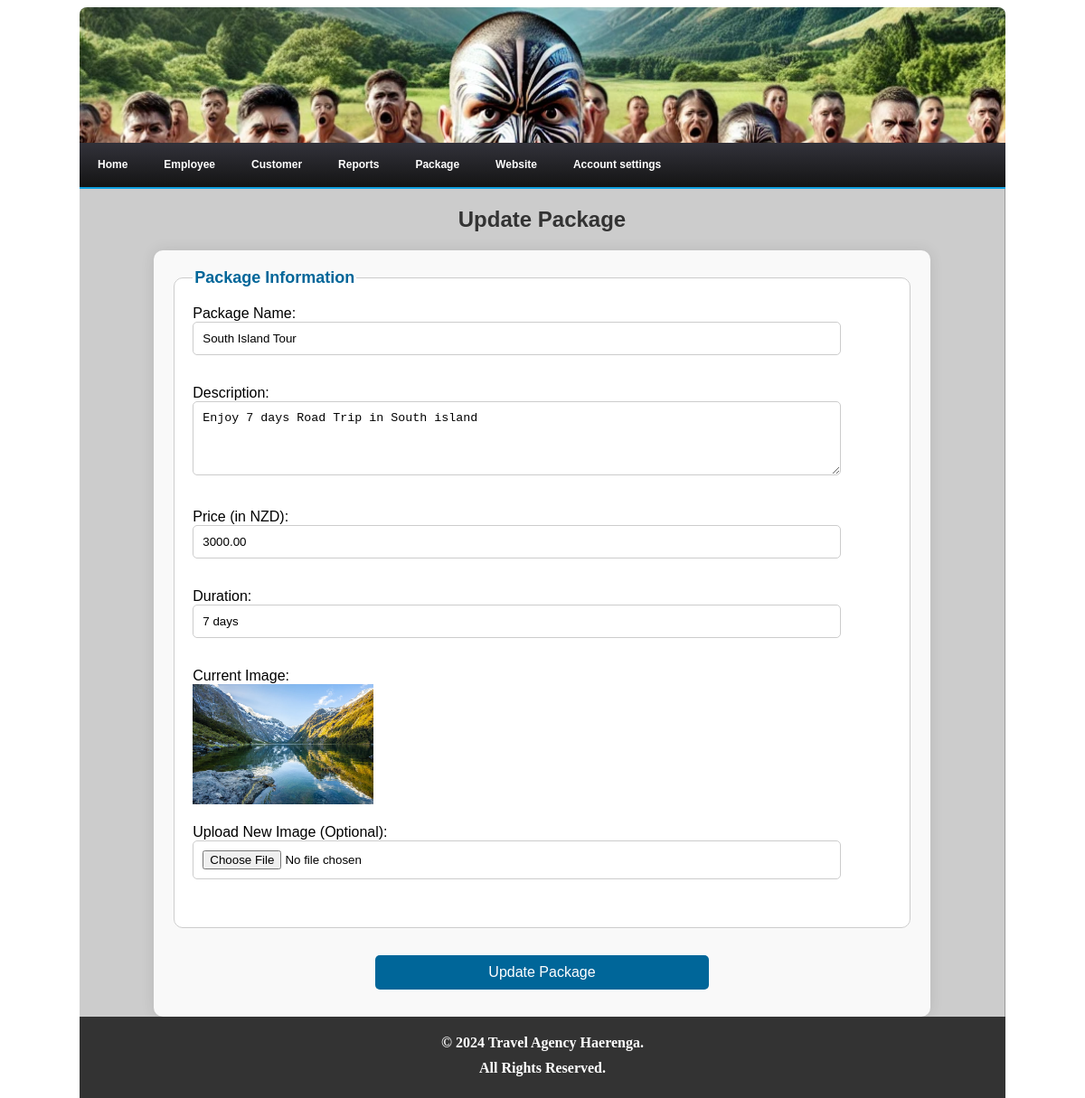
/admin/package_update.php?id=1 (signed in), run on the app's committed database.
### tables this page shows
CREATE TABLE package (
    package_id INT AUTO_INCREMENT PRIMARY KEY,
    package_name VARCHAR(255) NOT NULL,
    description TEXT,
    price DECIMAL(10, 2),
    picture varchar(100) NOT NULL,
    duration VARCHAR(100)
);

### admin/package_update.php (the view, shortened to what this page needs)
<!DOCTYPE html>
<html lang="en">
<head>
    <link href="../onlinetravelagency/admin/datepicker/core.css" rel="stylesheet" type="text/css" />
    <link href="../onlinetravelagency/admin/datepicker/jquery-ui-1.8.16.custom.css" rel="stylesheet" type="text/css" />
</head>
<body>
    <?php require('header.php'); ?>
    <h2 class="ph">Update Package</h2>
    <div class="form-container">
        <?php
        include("connection/connection.php");
        $package_id = $_GET['id'];
        $query = "SELECT * FROM package WHERE package_id = $package_id";
        $result = mysqli_query($con, $query);
        $row = mysqli_fetch_assoc($result);
        if ($row) {
            $package_name = $row['package_name'];
            $description = $row['description'];
            $price = $row['price'];
            $duration = $row['duration'];
            $picture = $row['picture'];
        } else {
            echo "Package not found.";
            exit();
        }
        ?>
        <form name="packageForm" method="post" action="package_update.php?id=<?php echo $package_id; ?>" enctype="multipart/form-data">
            <fieldset>
                <legend>Package Information</legend>
                <label for="package_name">Package Name:</label><br>
                <input type="text" name="package_name" id="package_name" value="<?php echo $package_name; ?>" required><br><br>
                <label for="description">Description:</label><br>
                <textarea name="description" id="description" rows="4" required><?php echo $description; ?></textarea><br><br>
                <label for="price">Price (in NZD):</label><br>
                <input type="number" name="price" id="price" step="0.01" value="<?php echo $price; ?>" required><br><br>
                <label for="duration">Duration:</label><br>
                <input type="text" name="duration" id="duration" value="<?php echo $duration; ?>" required><br><br>
                <label for="picture">Current Image:</label><br>
                <img src="<?php echo $picture; ?>" width="200"><br><br>
                <label for="new_picture">Upload New Image (Optional):</label><br>
                <input type="file" name="new_picture" id="new_picture"><br><br>
            </fieldset>
            <div class="form-buttons">
                <input type="submit" name="updatePackage" value="Update Package">
            </div>
        </form>
    </div>
    <?php include('footer.php'); ?>
</body>
</html>

### admin/package_update.php (style rules this page uses)
.form-container { width: 80%; margin: 0 auto; background-color: #f9f9f9; padding: 20px; border-radius: 10px; box-shadow: 0 0 15px rgba(0, 0, 0, 0.1); }
h2.ph { text-align: center; color: #333; font-size: 24px; margin-bottom: 20px; }
fieldset { margin-bottom: 20px; padding: 20px; border: 1px solid #ccc; border-radius: 10px; background-color: #fff; }
legend { font-weight: bold; font-size: 18px; color: #069; }
input[type="text"], input[type="file"], input[type="number"] { width: 90%; padding: 10px; border: 1px solid #ccc; border-radius: 5px; margin-bottom: 15px; }
textarea { width: 90%; padding: 10px; border: 1px solid #ccc; border-radius: 5px; margin-bottom: 15px; }
input[type="submit"] { width: 45%; padding: 10px; background-color: #069; color: #fff; border: none; border-radius: 5px; font-size: 16px; cursor: pointer; }
.form-buttons { text-align: center; }
.form-buttons input { margin: 10px; }

### data on the page
package: package_name "South Island Tour", description "Enjoy 7 days Road Trip in South island", price "3000.00", duration "7 days", picture (picture)
